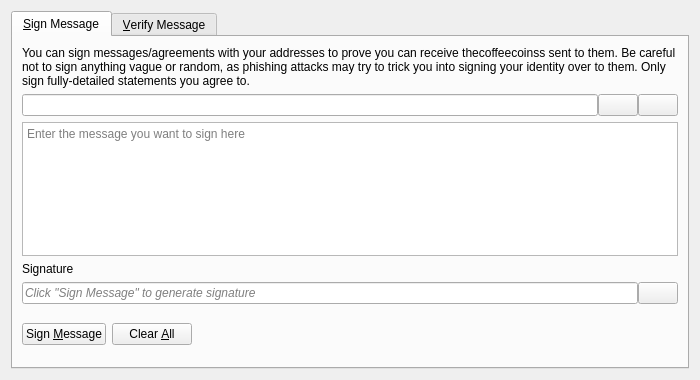
<?xml version="1.0" encoding="UTF-8"?>
<ui version="4.0">
 <class>SignVerifyMessageDialog</class>
 <widget class="QDialog" name="SignVerifyMessageDialog">
  <property name="geometry">
   <rect>
    <x>0</x>
    <y>0</y>
    <width>700</width>
    <height>380</height>
   </rect>
  </property>
  <property name="windowTitle">
   <string>Signatures - Sign / Verify a Message</string>
  </property>
  <property name="modal">
   <bool>true</bool>
  </property>
  <layout class="QVBoxLayout" name="verticalLayout">
   <item>
    <widget class="QTabWidget" name="tabWidget">
     <property name="currentIndex">
      <number>0</number>
     </property>
     <widget class="QWidget" name="tabSignMessage">
      <attribute name="title">
       <string>&amp;Sign Message</string>
      </attribute>
      <layout class="QVBoxLayout" name="verticalLayout_SM">
       <item>
        <widget class="QLabel" name="infoLabel_SM">
         <property name="text">
          <string>You can sign messages/agreements with your addresses to prove you can receive thecoffeecoinss sent to them. Be careful not to sign anything vague or random, as phishing attacks may try to trick you into signing your identity over to them. Only sign fully-detailed statements you agree to.</string>
         </property>
         <property name="textFormat">
          <enum>Qt::PlainText</enum>
         </property>
         <property name="wordWrap">
          <bool>true</bool>
         </property>
        </widget>
       </item>
       <item>
        <layout class="QHBoxLayout" name="horizontalLayout_1_SM">
         <property name="spacing">
          <number>0</number>
         </property>
         <item>
          <widget class="QValidatedLineEdit" name="addressIn_SM">
           <property name="toolTip">
            <string>The thecoffeecoins address to sign the message with</string>
           </property>
          </widget>
         </item>
         <item>
          <widget class="QPushButton" name="addressBookButton_SM">
           <property name="toolTip">
            <string>Choose previously used address</string>
           </property>
           <property name="text">
            <string/>
           </property>
           <property name="icon">
            <iconset resource="../thecoffeecoins.qrc">
             <normaloff>:/icons/address-book</normaloff>:/icons/address-book</iconset>
           </property>
           <property name="shortcut">
            <string>Alt+A</string>
           </property>
           <property name="autoDefault">
            <bool>false</bool>
           </property>
          </widget>
         </item>
         <item>
          <widget class="QPushButton" name="pasteButton_SM">
           <property name="toolTip">
            <string>Paste address from clipboard</string>
           </property>
           <property name="text">
            <string/>
           </property>
           <property name="icon">
            <iconset resource="../thecoffeecoins.qrc">
             <normaloff>:/icons/editpaste</normaloff>:/icons/editpaste</iconset>
           </property>
           <property name="shortcut">
            <string>Alt+P</string>
           </property>
           <property name="autoDefault">
            <bool>false</bool>
           </property>
          </widget>
         </item>
        </layout>
       </item>
       <item>
        <widget class="QPlainTextEdit" name="messageIn_SM">
         <property name="toolTip">
          <string>Enter the message you want to sign here</string>
         </property>
         <property name="placeholderText">
          <string>Enter the message you want to sign here</string>
         </property>
        </widget>
       </item>
       <item>
        <widget class="QLabel" name="signatureLabel_SM">
         <property name="text">
          <string>Signature</string>
         </property>
         <property name="textFormat">
          <enum>Qt::PlainText</enum>
         </property>
        </widget>
       </item>
       <item>
        <layout class="QHBoxLayout" name="horizontalLayout_2_SM">
         <property name="spacing">
          <number>0</number>
         </property>
         <item>
          <widget class="QLineEdit" name="signatureOut_SM">
           <property name="placeholderText">
            <string>Click "Sign Message" to generate signature</string>
           </property>
           <property name="font">
            <font>
             <italic>true</italic>
            </font>
           </property>
           <property name="readOnly">
            <bool>true</bool>
           </property>
          </widget>
         </item>
         <item>
          <widget class="QPushButton" name="copySignatureButton_SM">
           <property name="toolTip">
            <string>Copy the current signature to the system clipboard</string>
           </property>
           <property name="text">
            <string/>
           </property>
           <property name="icon">
            <iconset resource="../thecoffeecoins.qrc">
             <normaloff>:/icons/editcopy</normaloff>:/icons/editcopy</iconset>
           </property>
           <property name="autoDefault">
            <bool>false</bool>
           </property>
          </widget>
         </item>
        </layout>
       </item>
       <item>
        <layout class="QHBoxLayout" name="horizontalLayout_3_SM">
         <item>
          <widget class="QPushButton" name="signMessageButton_SM">
           <property name="toolTip">
            <string>Sign the message to prove you own this thecoffeecoins address</string>
           </property>
           <property name="text">
            <string>Sign &amp;Message</string>
           </property>
           <property name="icon">
            <iconset resource="../thecoffeecoins.qrc">
             <normaloff>:/icons/edit</normaloff>:/icons/edit</iconset>
           </property>
           <property name="autoDefault">
            <bool>false</bool>
           </property>
          </widget>
         </item>
         <item>
          <widget class="QPushButton" name="clearButton_SM">
           <property name="toolTip">
            <string>Reset all sign message fields</string>
           </property>
           <property name="text">
            <string>Clear &amp;All</string>
           </property>
           <property name="icon">
            <iconset resource="../thecoffeecoins.qrc">
             <normaloff>:/icons/remove</normaloff>:/icons/remove</iconset>
           </property>
           <property name="autoDefault">
            <bool>false</bool>
           </property>
          </widget>
         </item>
         <item>
          <spacer name="horizontalSpacer_1_SM">
           <property name="orientation">
            <enum>Qt::Horizontal</enum>
           </property>
           <property name="sizeHint" stdset="0">
            <size>
             <width>40</width>
             <height>48</height>
            </size>
           </property>
          </spacer>
         </item>
         <item>
          <widget class="QLabel" name="statusLabel_SM">
           <property name="font">
            <font>
             <weight>75</weight>
             <bold>true</bold>
            </font>
           </property>
           <property name="text">
            <string/>
           </property>
           <property name="wordWrap">
            <bool>true</bool>
           </property>
          </widget>
         </item>
         <item>
          <spacer name="horizontalSpacer_2_SM">
           <property name="orientation">
            <enum>Qt::Horizontal</enum>
           </property>
           <property name="sizeHint" stdset="0">
            <size>
             <width>40</width>
             <height>48</height>
            </size>
           </property>
          </spacer>
         </item>
        </layout>
       </item>
      </layout>
     </widget>
     <widget class="QWidget" name="tabVerifyMessage">
      <attribute name="title">
       <string>&amp;Verify Message</string>
      </attribute>
      <layout class="QVBoxLayout" name="verticalLayout_VM">
       <item>
        <widget class="QLabel" name="infoLabel_VM">
         <property name="text">
          <string>Enter the receiver's address, message (ensure you copy line breaks, spaces, tabs, etc. exactly) and signature below to verify the message. Be careful not to read more into the signature than what is in the signed message itself, to avoid being tricked by a man-in-the-middle attack. Note that this only proves the signing party receives with the address, it cannot prove sendership of any transaction!</string>
         </property>
         <property name="textFormat">
          <enum>Qt::PlainText</enum>
         </property>
         <property name="alignment">
          <set>Qt::AlignLeading|Qt::AlignLeft|Qt::AlignTop</set>
         </property>
         <property name="wordWrap">
          <bool>true</bool>
         </property>
        </widget>
       </item>
       <item>
        <layout class="QHBoxLayout" name="horizontalLayout_1_VM">
         <property name="spacing">
          <number>0</number>
         </property>
         <item>
          <widget class="QValidatedLineEdit" name="addressIn_VM">
           <property name="toolTip">
            <string>The thecoffeecoins address the message was signed with</string>
           </property>
          </widget>
         </item>
         <item>
          <widget class="QPushButton" name="addressBookButton_VM">
           <property name="toolTip">
            <string>Choose previously used address</string>
           </property>
           <property name="text">
            <string/>
           </property>
           <property name="icon">
            <iconset resource="../thecoffeecoins.qrc">
             <normaloff>:/icons/address-book</normaloff>:/icons/address-book</iconset>
           </property>
           <property name="shortcut">
            <string>Alt+A</string>
           </property>
           <property name="autoDefault">
            <bool>false</bool>
           </property>
          </widget>
         </item>
        </layout>
       </item>
       <item>
        <widget class="QPlainTextEdit" name="messageIn_VM">
          <property name="toolTip">
            <string>The signed message to verify</string>
          </property>
          <property name="placeholderText">
            <string>The signed message to verify</string>
          </property>
        </widget>
       </item>
       <item>
        <widget class="QValidatedLineEdit" name="signatureIn_VM">
          <property name="toolTip">
            <string>The signature given when the message was signed</string>
          </property>
          <property name="placeholderText">
            <string>The signature given when the message was signed</string>
          </property>
        </widget>
       </item>
       <item>
        <layout class="QHBoxLayout" name="horizontalLayout_2_VM">
         <item>
          <widget class="QPushButton" name="verifyMessageButton_VM">
           <property name="toolTip">
            <string>Verify the message to ensure it was signed with the specified thecoffeecoins address</string>
           </property>
           <property name="text">
            <string>Verify &amp;Message</string>
           </property>
           <property name="icon">
            <iconset resource="../thecoffeecoins.qrc">
             <normaloff>:/icons/transaction_0</normaloff>:/icons/transaction_0</iconset>
           </property>
           <property name="autoDefault">
            <bool>false</bool>
           </property>
          </widget>
         </item>
         <item>
          <widget class="QPushButton" name="clearButton_VM">
           <property name="toolTip">
            <string>Reset all verify message fields</string>
           </property>
           <property name="text">
            <string>Clear &amp;All</string>
           </property>
           <property name="icon">
            <iconset resource="../thecoffeecoins.qrc">
             <normaloff>:/icons/remove</normaloff>:/icons/remove</iconset>
           </property>
           <property name="autoDefault">
            <bool>false</bool>
           </property>
          </widget>
         </item>
         <item>
          <spacer name="horizontalSpacer_1_VM">
           <property name="orientation">
            <enum>Qt::Horizontal</enum>
           </property>
           <property name="sizeHint" stdset="0">
            <size>
             <width>40</width>
             <height>48</height>
            </size>
           </property>
          </spacer>
         </item>
         <item>
          <widget class="QLabel" name="statusLabel_VM">
           <property name="font">
            <font>
             <weight>75</weight>
             <bold>true</bold>
            </font>
           </property>
           <property name="text">
            <string/>
           </property>
           <property name="wordWrap">
            <bool>true</bool>
           </property>
          </widget>
         </item>
         <item>
          <spacer name="horizontalSpacer_2_VM">
           <property name="orientation">
            <enum>Qt::Horizontal</enum>
           </property>
           <property name="sizeHint" stdset="0">
            <size>
             <width>40</width>
             <height>48</height>
            </size>
           </property>
          </spacer>
         </item>
        </layout>
       </item>
      </layout>
     </widget>
    </widget>
   </item>
  </layout>
 </widget>
 <customwidgets>
  <customwidget>
   <class>QValidatedLineEdit</class>
   <extends>QLineEdit</extends>
   <header>qt/qvalidatedlineedit.h</header>
  </customwidget>
 </customwidgets>
 <resources>
  <include location="../thecoffeecoins.qrc"/>
 </resources>
 <connections/>
</ui>
